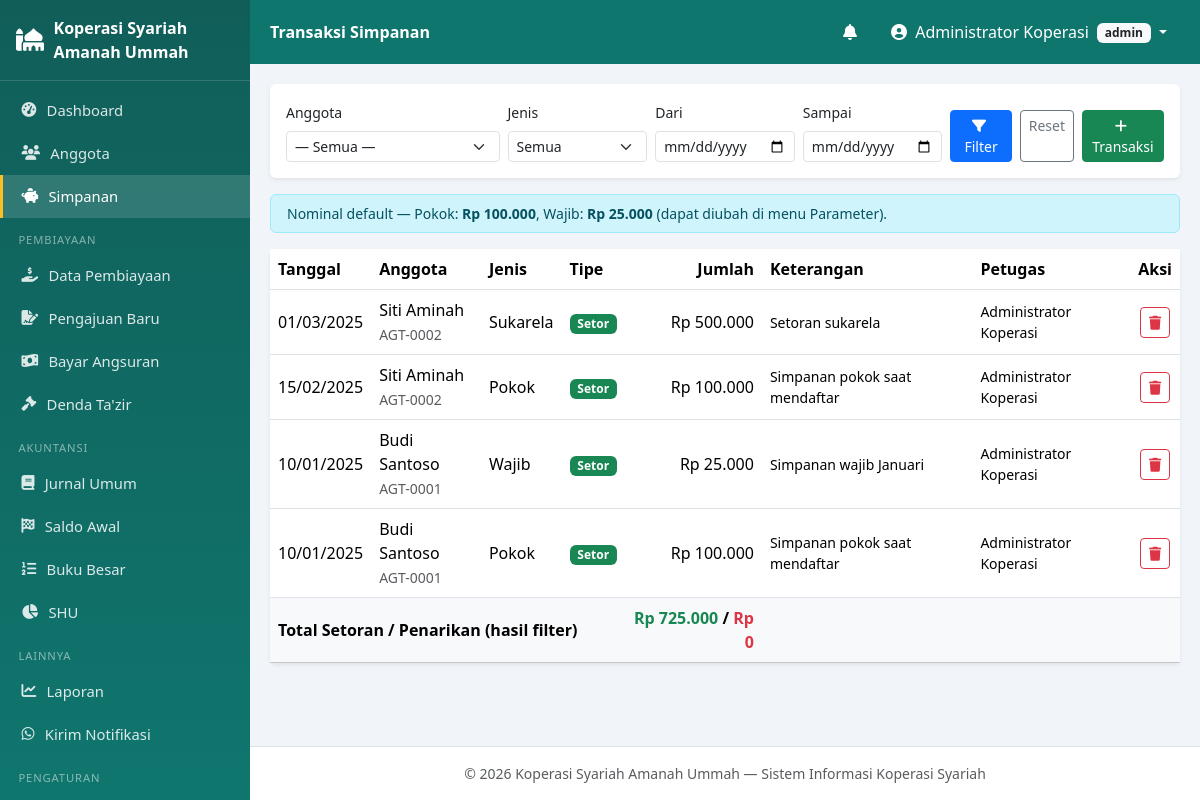
/index.php?mod=simpanan&act=list (signed in), run on the app's committed database.
### tables this page shows
CREATE TABLE profil_koperasi (
    id            INT PRIMARY KEY DEFAULT 1,
    nama_koperasi VARCHAR(150) NOT NULL,
    alamat        TEXT,
    no_telp       VARCHAR(30),
    email         VARCHAR(100),
    nama_ketua    VARCHAR(100),
    slogan        VARCHAR(150)
);

CREATE TABLE pengaturan (
    id         INT AUTO_INCREMENT PRIMARY KEY,
    kunci      VARCHAR(50) NOT NULL UNIQUE,
    nilai      TEXT,
    keterangan VARCHAR(255) DEFAULT NULL
);

CREATE TABLE simpanan (
    id_simpanan      INT AUTO_INCREMENT PRIMARY KEY,
    id_anggota       INT NOT NULL,
    jenis_simpanan   ENUM('pokok','wajib','sukarela') NOT NULL,
    tipe             ENUM('setor','tarik') NOT NULL DEFAULT 'setor',
    tanggal          DATE NOT NULL,
    jumlah           DECIMAL(15,2) NOT NULL,
    keterangan       VARCHAR(255) DEFAULT NULL,
    id_user          INT DEFAULT NULL,
    created_at       TIMESTAMP DEFAULT CURRENT_TIMESTAMP,
    CONSTRAINT fk_simpanan_anggota FOREIGN KEY (id_anggota)
        REFERENCES anggota(id_anggota) ON DELETE CASCADE
);

CREATE TABLE anggota (
    id_anggota     INT AUTO_INCREMENT PRIMARY KEY,
    kode_anggota   VARCHAR(20) NOT NULL UNIQUE,
    nik            VARCHAR(20) DEFAULT NULL,
    nama           VARCHAR(100) NOT NULL,
    jenis_kelamin  ENUM('L','P') NOT NULL DEFAULT 'L',
    tempat_lahir   VARCHAR(50) DEFAULT NULL,
    tanggal_lahir  DATE DEFAULT NULL,
    alamat         TEXT,
    no_hp          VARCHAR(20) DEFAULT NULL,
    email          VARCHAR(100) DEFAULT NULL,
    pekerjaan      VARCHAR(100) DEFAULT NULL,
    status_anggota ENUM('aktif','nonaktif') NOT NULL DEFAULT 'aktif',
    tanggal_daftar DATE NOT NULL,
    created_at     TIMESTAMP DEFAULT CURRENT_TIMESTAMP
);

CREATE TABLE users (
    id_user       INT AUTO_INCREMENT PRIMARY KEY,
    username      VARCHAR(50) NOT NULL UNIQUE,
    password      VARCHAR(255) NOT NULL,
    nama_lengkap  VARCHAR(100) NOT NULL,
    level         ENUM('admin','manager','kasir') NOT NULL DEFAULT 'kasir',
    status        ENUM('aktif','nonaktif') NOT NULL DEFAULT 'aktif',
    created_at    TIMESTAMP DEFAULT CURRENT_TIMESTAMP
);

### config/database.php (called while the page is built, shortened)
<?php
class Database
{
    private static $instance = null;
    private function __construct()
    {
        try {
            $this->pdo = new PDO(
                'mysql:host=' . DB_HOST . ';dbname=' . DB_NAME . ';charset=utf8mb4',
                DB_USER, DB_PASS,
                [
                    PDO::ATTR_ERRMODE            => PDO::ERRMODE_EXCEPTION,
                    PDO::ATTR_DEFAULT_FETCH_MODE => PDO::FETCH_ASSOC,
                    PDO::ATTR_EMULATE_PREPARES   => false,
                ]
            );
        } catch (PDOException $e) {
            die('Koneksi database gagal: ' . $e->getMessage());
        }
    }
    public static function getInstance(): PDO
    {
        if (self::$instance === null) self::$instance = new self();
        return self::$instance->pdo;
    }
}

### models/PengaturanModel.php (called while the page is built, shortened)
<?php
require_once __DIR__ . '/../config/database.php';
class PengaturanModel
{
    private $db;
    public function __construct()
    {
        $this->db = Database::getInstance();
    }
    public function get(string $kunci, $default = null)
    {
        $st = $this->db->prepare('SELECT nilai FROM pengaturan WHERE kunci=?');
        $st->execute([$kunci]);
        $r = $st->fetch();
        return $r ? $r['nilai'] : $default;
    }
    public function profil()
    {
        return $this->db->query('SELECT * FROM profil_koperasi WHERE id=1')->fetch()
            ?: ['id' => 1, 'nama_koperasi' => 'Koperasi Syariah'];
    }
}

### models/SimpananModel.php (called while the page is built, shortened)
<?php
require_once __DIR__ . '/../config/database.php';
class SimpananModel
{
    private $db;
    public function __construct()
    {
        $this->db = Database::getInstance();
    }
    public function all(int $idAnggota = 0, string $jenis = '', string $dari = '', string $sampai = ''): array
    {
        $sql = 'SELECT s.*, a.kode_anggota, a.nama, u.nama_lengkap AS petugas
                FROM simpanan s
                JOIN anggota a ON s.id_anggota = a.id_anggota
                LEFT JOIN users u ON s.id_user = u.id_user WHERE 1=1';
        $params = [];
        $sql .= ' ORDER BY s.tanggal DESC, s.id_simpanan DESC';
        $st = $this->db->prepare($sql);
        $st->execute($params);
        return $st->fetchAll();
    }
}

### views/simpanan/list.php (the view, shortened to what this page needs)
<?php
require_once __DIR__ . '/../../models/SimpananModel.php';
require_once __DIR__ . '/../../models/PengaturanModel.php';
$fAnggota = (int)($_GET['id_anggota'] ?? 0);
$fJenis   = $_GET['jenis'] ?? '';
$fDari    = $_GET['dari'] ?? '';
$fSampai  = $_GET['sampai'] ?? '';
$rows = (new SimpananModel())->all($fAnggota, $fJenis, $fDari, $fSampai);
$pm   = new PengaturanModel();
$totalSetor = $totalTarik = 0;
foreach ($rows as $r) {
    if ($r['tipe'] === 'setor') $totalSetor += $r['jumlah'];
    else                        $totalTarik += $r['jumlah'];
}
$pageTitle = 'Transaksi Simpanan';
$active    = 'simpanan';
include __DIR__ . '/../layout/header.php';
?>
<div class="card border-0 shadow-sm mb-3">
  <div class="card-body">
    <form class="row g-2 align-items-end" method="get">
      <div class="col-md-3">
        <label class="form-label small">Anggota</label>
        <select name="id_anggota" class="form-select form-select-sm">
          <option value="0">— Semua —</option>
        </select>
      </div>
      <div class="col-md-2">
        <label class="form-label small">Jenis</label>
        <select name="jenis" class="form-select form-select-sm">
          <option value="">Semua</option>
        </select>
      </div>
      <div class="col-md-2"><label class="form-label small">Dari</label>
        <input type="date" name="dari" class="form-control form-control-sm" value="<?= e($fDari) ?>"></div>
      <div class="col-md-2"><label class="form-label small">Sampai</label>
        <input type="date" name="sampai" class="form-control form-control-sm" value="<?= e($fSampai) ?>"></div>
      <div class="col-md-3 d-flex gap-2">
        <button class="btn btn-sm btn-primary"><i class="fas fa-filter me-1"></i> Filter</button>
        <a href="index.php?mod=simpanan&act=list" class="btn btn-sm btn-outline-secondary">Reset</a>
        <a href="index.php?mod=simpanan&act=form" class="btn btn-sm btn-success ms-auto">
          <i class="fas fa-plus me-1"></i> Transaksi</a>
      </div>
    </form>
  </div>
</div>
<div class="alert alert-info py-2 small">
  Nominal default — Pokok: <b><?= rupiah($pm->get('simpanan_pokok')) ?></b>,
  Wajib: <b><?= rupiah($pm->get('simpanan_wajib')) ?></b> (dapat diubah di menu Parameter).
</div>
<div class="card border-0 shadow-sm">
  <div class="table-responsive">
    <table class="table table-hover align-middle mb-0">
      <thead>
        <tr><th>Tanggal</th><th>Anggota</th><th>Jenis</th><th>Tipe</th>
            <th class="text-end">Jumlah</th><th>Keterangan</th><th>Petugas</th>
            <?php if ($user['level']==='admin'): ?><th class="text-center">Aksi</th><?php endif; ?></tr>
      </thead>
      <tbody>
      <?php foreach ($rows as $r): ?>
        <tr>
          <td><?= e(date('d/m/Y', strtotime($r['tanggal']))) ?></td>
          <td><?= e($r['nama']) ?><br><small class="text-muted"><?= e($r['kode_anggota']) ?></small></td>
          <td><?= e(ucfirst($r['jenis_simpanan'])) ?></td>
          <td><span class="badge bg-<?= $r['tipe']==='setor'?'success':'danger' ?>"><?= e(ucfirst($r['tipe'])) ?></span></td>
          <td class="text-end"><?= rupiah($r['jumlah']) ?></td>
          <td class="small"><?= e($r['keterangan']) ?></td>
          <td class="small"><?= e($r['petugas'] ?? '-') ?></td>
          <?php if ($user['level']==='admin'): ?>
          <td class="text-center">
            <a class="btn btn-sm btn-outline-danger btn-hapus"
               href="controllers/proses_simpanan.php?aksi=hapus&id=<?= (int)$r['id_simpanan'] ?>">
              <i class="fas fa-trash"></i></a>
          </td>
          <?php endif; ?>
        </tr>
      <?php endforeach; ?>
      </tbody>
      <tfoot class="table-light fw-bold">
        <tr>
          <td colspan="4">Total Setoran / Penarikan (hasil filter)</td>
          <td class="text-end">
            <span class="text-success"><?= rupiah($totalSetor) ?></span> /
            <span class="text-danger"><?= rupiah($totalTarik) ?></span>
          </td>
          <td colspan="3"></td>
        </tr>
      </tfoot>
    </table>
  </div>
</div>
<?php include __DIR__ . '/../layout/footer.php'; ?>

### views/layout/header.php (shortened to what this page needs)
<?php
require_once __DIR__ . '/../../config/database.php';
require_once __DIR__ . '/../../models/PengaturanModel.php';
$user      = $_SESSION['user'];
$pageTitle = $pageTitle ?? 'Dashboard';
$active    = $active ?? 'dashboard';
$pmModel = new PengaturanModel();
$profil  = $pmModel->profil();
$logo    = trim((string)$pmModel->get('logo', ''));
$logoAda = $logo !== '' && file_exists(__DIR__ . '/../../assets/img/' . $logo);
if (!function_exists('rupiah')) {
    function rupiah($n) { return 'Rp ' . number_format((float)($n ?: 0), 0, ',', '.'); }
}
if (!function_exists('e')) {
    function e($s) { return htmlspecialchars((string)($s ?? ''), ENT_QUOTES, 'UTF-8'); }
}
?>
<!DOCTYPE html>
<html lang="id">
<head>
<link href="https://cdn.jsdelivr.net/npm/bootstrap@5.3.3/dist/css/bootstrap.min.css" rel="stylesheet">
<link href="https://cdnjs.cloudflare.com/ajax/libs/font-awesome/6.5.2/css/all.min.css" rel="stylesheet">
<link rel="stylesheet" href="assets/css/style.css">
</head>
<body>
<div class="wrapper">
  <aside class="sidebar" id="sidebar">
    <div class="brand">
      <?php if ($logoAda): ?>
        <img src="assets/img/<?= e($logo) ?>" alt="Logo">
      <?php else: ?>
        <i class="fas fa-mosque"></i>
      <?php endif; ?>
      <span><?= e($profil['nama_koperasi'] ?? 'KSU Syariah') ?></span>
    </div>
    <nav>
      <a href="index.php?mod=dashboard" class="<?= $active==='dashboard'?'on':'' ?>">
        <i class="fas fa-tachometer-alt"></i> Dashboard</a>
      <a href="index.php?mod=anggota&act=list" class="<?= $active==='anggota'?'on':'' ?>">
        <i class="fas fa-users"></i> Anggota</a>
      <a href="index.php?mod=simpanan&act=list" class="<?= $active==='simpanan'?'on':'' ?>">
        <i class="fas fa-piggy-bank"></i> Simpanan</a>
      <div class="menu-label">Pembiayaan</div>
      <a href="index.php?mod=pembiayaan&act=list" class="<?= $active==='pembiayaan'?'on':'' ?>">
        <i class="fas fa-hand-holding-usd"></i> Data Pembiayaan</a>
      <a href="index.php?mod=pembiayaan&act=pengajuan" class="<?= $active==='pembiayaan-pengajuan'?'on':'' ?>">
        <i class="fas fa-file-signature"></i> Pengajuan Baru</a>
      <a href="index.php?mod=pembiayaan&act=angsuran" class="<?= $active==='pembiayaan-angsuran'?'on':'' ?>">
        <i class="fas fa-money-bill-wave"></i> Bayar Angsuran</a>
      <a href="index.php?mod=denda&act=list" class="<?= $active==='denda'?'on':'' ?>">
        <i class="fas fa-gavel"></i> Denda Ta'zir</a>
      <div class="menu-label">Akuntansi</div>
      <a href="index.php?mod=jurnal&act=list" class="<?= $active==='jurnal'?'on':'' ?>">
        <i class="fas fa-book"></i> Jurnal Umum</a>
      <a href="index.php?mod=jurnal&act=saldo_awal" class="<?= $active==='jurnal-saldo-awal'?'on':'' ?>">
        <i class="fas fa-flag-checkered"></i> Saldo Awal</a>
      <a href="index.php?mod=jurnal&act=buku_besar" class="<?= $active==='jurnal-buku-besar'?'on':'' ?>">
        <i class="fas fa-list-ol"></i> Buku Besar</a>
      <a href="index.php?mod=shu&act=list" class="<?= $active==='shu'?'on':'' ?>">
        <i class="fas fa-chart-pie"></i> SHU</a>
      <div class="menu-label">Lainnya</div>
      <a href="index.php?mod=laporan" class="<?= $active==='laporan'?'on':'' ?>">
        <i class="fas fa-chart-line"></i> Laporan</a>
      <a href="index.php?mod=notifikasi&act=kirim" class="<?= $active==='notifikasi-kirim'?'on':'' ?>">
        <i class="fab fa-whatsapp"></i> Kirim Notifikasi</a>
      <?php if ($user['level'] === 'admin'): ?>
      <div class="menu-label">Pengaturan</div>
      <a href="index.php?mod=pengaturan&act=profil" class="<?= $active==='pengaturan-profil'?'on':'' ?>">
        <i class="fas fa-building"></i> Profil Koperasi</a>
      <?php endif; ?>
    </nav>
  </aside>
  <div class="main">
    <nav class="topbar">
      <div class="topbar-title"><?= e($pageTitle) ?></div>
      <div class="dropdown ms-auto me-2">
        <button class="btn btn-link text-white position-relative" data-bs-toggle="dropdown">
          <i class="fas fa-bell"></i>
        </button>
      </div>
      <div class="dropdown">
        <button class="btn btn-link text-white dropdown-toggle text-decoration-none" data-bs-toggle="dropdown">
          <i class="fas fa-user-circle me-1"></i> <?= e($user['nama_lengkap']) ?>
          <span class="badge bg-light text-dark ms-1"><?= e($user['level']) ?></span>
        </button>
      </div>
    </nav>
    <main class="content">

### views/layout/footer.php (shortened to what this page needs)
    </main>
    <footer class="text-center small text-muted py-3 border-top bg-white">
      &copy; <?= date('Y') ?> <?= e($profil['nama_koperasi'] ?? 'Koperasi Syariah') ?>
      — Sistem Informasi Koperasi Syariah
    </footer>
  </div>
</div>
</body>
</html>

### assets/css/style.css (style rules this page uses)
:root { --primary: #0f766e; --primary-2: #115e59; --sidebar-w: 250px; }
body { background: #f1f5f9; font-family: system-ui, -apple-system, "Segoe UI", Roboto, sans-serif; }
.wrapper { display: flex; min-height: 100vh; }
.main { flex: 1; margin-left: var(--sidebar-w); display: flex; flex-direction: column; min-width: 0; }
.content { padding: 1.25rem; flex: 1; }
.sidebar { width: var(--sidebar-w); background: linear-gradient(180deg, var(--primary-2), var(--primary)); color: #fff; position: fixed; top: 0; bottom: 0; left: 0; overflow-y: auto; z-index: 1040; }
.sidebar .brand { display: flex; align-items: center; gap: .6rem; padding: 1rem; font-weight: 700; border-bottom: 1px solid rgba(255,255,255,.15); min-height: 64px; }
.sidebar .brand i { font-size: 1.4rem; }
.sidebar nav { padding: .5rem 0 2rem; }
.sidebar nav a { display: flex; align-items: center; gap: .65rem; padding: .65rem 1.15rem; color: rgba(255,255,255,.85); text-decoration: none; font-size: .925rem; border-left: 3px solid transparent; }
.sidebar nav a.on { background: rgba(255,255,255,.14); border-left-color: #fbbf24; color: #fff; }
.sidebar .menu-label { padding: .9rem 1.15rem .3rem; font-size: .7rem; text-transform: uppercase; letter-spacing: .08em; color: rgba(255,255,255,.5); }
.topbar { background: var(--primary); min-height: 64px; display: flex; align-items: center; padding: 0 1.25rem; position: sticky; top: 0; z-index: 1030; }
.topbar-title { color: #fff; font-weight: 600; }
.topbar .btn-link { text-decoration: none; }
.table thead th { white-space: nowrap; }

### data on the page
profil_koperasi: nama_koperasi "Koperasi Syariah Amanah Ummah"
pengaturan: nilai "Rp 100.000"
pengaturan: nilai "Rp 25.000"
simpanan: tanggal "01/03/2025", id_anggota.nama "Siti Aminah", id_anggota.kode_anggota "AGT-0002", jenis_simpanan "Sukarela", tipe "Setor", jumlah "Rp 500.000", keterangan "Setoran sukarela", id_user.nama_lengkap "Administrator Koperasi"
simpanan: tanggal "15/02/2025", id_anggota.nama "Siti Aminah", id_anggota.kode_anggota "AGT-0002", jenis_simpanan "Pokok", tipe "Setor", jumlah "Rp 100.000", keterangan "Simpanan pokok saat mendaftar", id_user.nama_lengkap "Administrator Koperasi"
simpanan: tanggal "10/01/2025", id_anggota.nama "Budi Santoso", id_anggota.kode_anggota "AGT-0001", jenis_simpanan "Wajib", tipe "Setor", jumlah "Rp 25.000", keterangan "Simpanan wajib Januari", id_user.nama_lengkap "Administrator Koperasi"
simpanan: tanggal "10/01/2025", id_anggota.nama "Budi Santoso", id_anggota.kode_anggota "AGT-0001", jenis_simpanan "Pokok", tipe "Setor", jumlah "Rp 100.000", keterangan "Simpanan pokok saat mendaftar", id_user.nama_lengkap "Administrator Koperasi"

### other printed values
$pageTitle "Transaksi Simpanan"
$user['nama_lengkap'] "Administrator Koperasi"
$user['level'] "admin"
rupiah($totalSetor) "Rp 725.000"
rupiah($totalTarik) "Rp 0"
